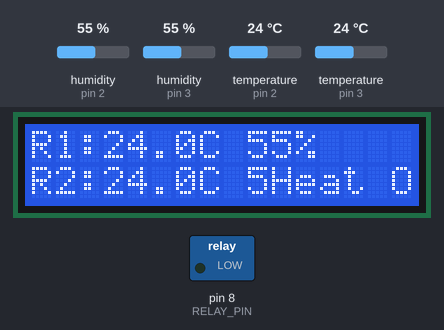
This sketch was run on a simulated Arduino Uno, built with avr-gcc and run on an emulated ATmega328P. On the bench: 16×2 character LCD, switched loads named in the sketch (green lamp = pin HIGH). The test bench sets the inputs (shaded band); at power-on: temperature (sensors on pin 2, pin 3) 24 °C, humidity (sensors on pin 3, pin 2) 55 %. Storage starts empty; what the sketch prints to the serial monitor is not drawn.

Above: at 3.8 s.
3.9 s: temperature (sensor on pin 2) set to 20 °C
At 14.3 s:
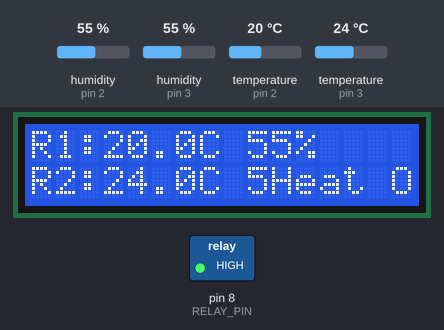
14.8 s: humidity (sensor on pin 3) set to 22 %
At 24.2 s:
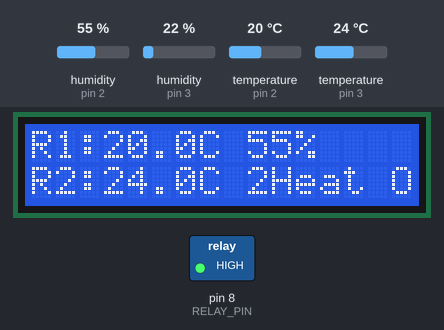
24.8 s: humidity (sensor on pin 2) set to 22 %
At 34.3 s:
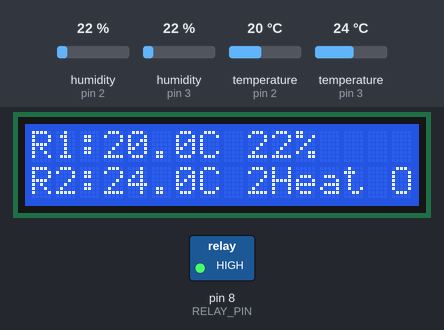
34.9 s: temperature (sensor on pin 3) set to 12 °C
At 44.3 s:
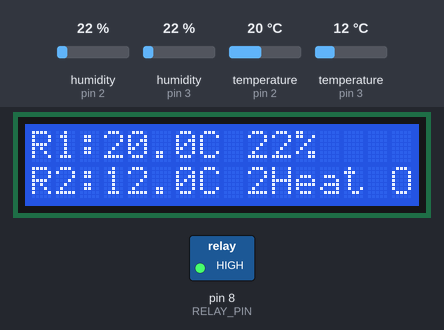
45.0 s: humidity (sensor on pin 2) set to 40 %
At 54.2 s:
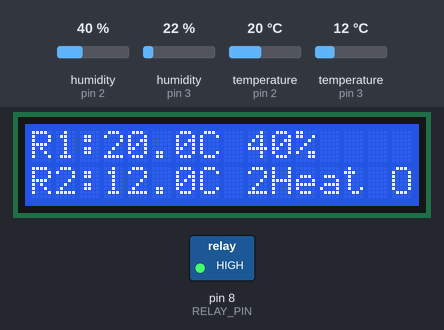
55.1 s: humidity (sensor on pin 3) set to 40 %
At 64.3 s:
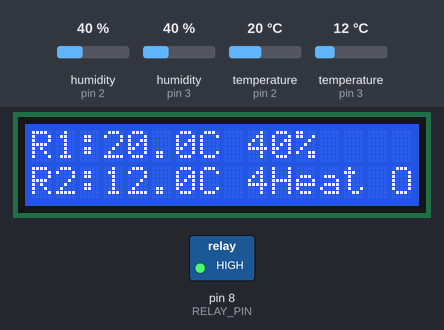
Timing chart, 0 to 65.8 s (numbered marks = the images above; inputs shaded):
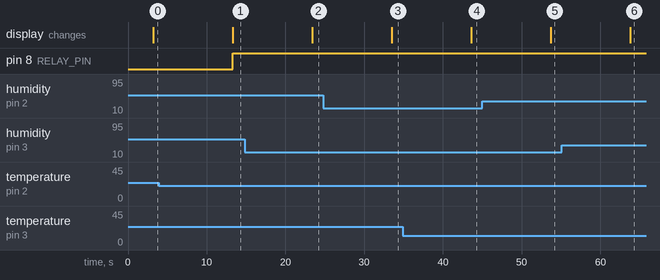

The sketch:

sketch.ino
```cpp
#include "DHT.h"
#include <Wire.h>
#include <LiquidCrystal_I2C.h>
#include <SD.h>
#include <LowPower.h>
#define DHTTYPE DHT11

// Sensor pins
#define DHTPIN1 2
#define DHTPIN2 3

// Relay and threshold
#define RELAY_PIN 8
#define TEMP_THRESHOLD 22.0

// SD card
#define CSPIN 4

DHT dht1(DHTPIN1, DHTTYPE);
DHT dht2(DHTPIN2, DHTTYPE);

LiquidCrystal_I2C lcd(0x27, 16, 2);
File logFile;

void setup() {
  Serial.begin(9600);

  // Initialize sensors
  dht1.begin();
  dht2.begin();

  // Relay
  pinMode(RELAY_PIN, OUTPUT);
  digitalWrite(RELAY_PIN, LOW);

  // LCD
  lcd.init();
  lcd.backlight();
  lcd.clear();
  lcd.setCursor(0, 0);
  lcd.print("Thermometer");

  // SD card
  Serial.print("Initializing SD card...");
  if (!SD.begin(CSPIN)) {
    Serial.println("FAILED");
    lcd.setCursor(0, 1);
    lcd.print("SD FAIL");
  } else {
    Serial.println("READY");
    lcd.setCursor(0, 1);
    lcd.print("SD Ready");
    delay(1000);
  }
}

void loop() {
  delay(2000);

  // Read sensors
  float t1 = dht1.readTemperature();
  float h1 = dht1.readHumidity();
  float t2 = dht2.readTemperature();
  float h2 = dht2.readHumidity();

  if (isnan(t1) || isnan(h1) || isnan(t2) || isnan(h2)) {
    Serial.println("Error reading sensors!");
    lcd.clear();
    lcd.setCursor(0, 0);
    lcd.print("Sensor error");
    return;
  }

  // Serial output
  Serial.print("Room1: "); Serial.print(t1); Serial.print("C "); Serial.print(h1); Serial.print("% | ");
  Serial.print("Room2: "); Serial.print(t2); Serial.print("C "); Serial.println(h2);

  // LCD output
  lcd.clear();
  lcd.setCursor(0, 0);
  lcd.print("R1:"); lcd.print(t1, 1); lcd.print("C "); lcd.print(h1, 0); lcd.print("%");
  lcd.setCursor(0, 1);
  lcd.print("R2:"); lcd.print(t2, 1); lcd.print("C "); lcd.print(h2, 0); lcd.print("%");

  // Relay control (based on Room1 temperature)
  if (t1 < TEMP_THRESHOLD) {
    digitalWrite(RELAY_PIN, HIGH);
    lcd.setCursor(10, 1);
    lcd.print("Heat ON ");
    Serial.println("Heater ON");
  } else {
    digitalWrite(RELAY_PIN, LOW);
    lcd.setCursor(10, 1);
    lcd.print("Heat OFF");
    Serial.println("Heater OFF");
  }

  // SD card logging
  logFile = SD.open("data.txt", FILE_WRITE);
  if (logFile) {
    logFile.print("R1 Temp: "); logFile.print(t1); logFile.print("C Hum: "); logFile.print(h1);
    logFile.print("% | R2 Temp: "); logFile.print(t2); logFile.print("C Hum: "); logFile.print(h2); logFile.println("%");
    logFile.close();
    Serial.println("Data saved to SD");
  } else {
    Serial.println("Error opening data.txt");
  }
  LowPower.powerDown(SLEEP_8S, ADC_OFF, BOD_OFF);
}
 
```

Measured:
- the behaviour switches between 22 and 21 °C on temperature (sensor on pin 2) (found by bisection; images 0 and 1)
- after the input at 3.9 s, pin 8 (RELAY_PIN): LOW → HIGH after 9.4 s; the display: changes after 9.4 s (image 1)
- after the input at 14.8 s, the display: changes after 8.6 s (image 2)
- after the input at 24.8 s, the display: changes after 8.7 s (image 3)
- after the input at 34.9 s, the display: changes after 8.7 s (image 4)
- after the input at 45.0 s, the display: changes after 8.7 s (image 5)
- after the input at 55.1 s, the display: changes after 8.7 s (image 6)
